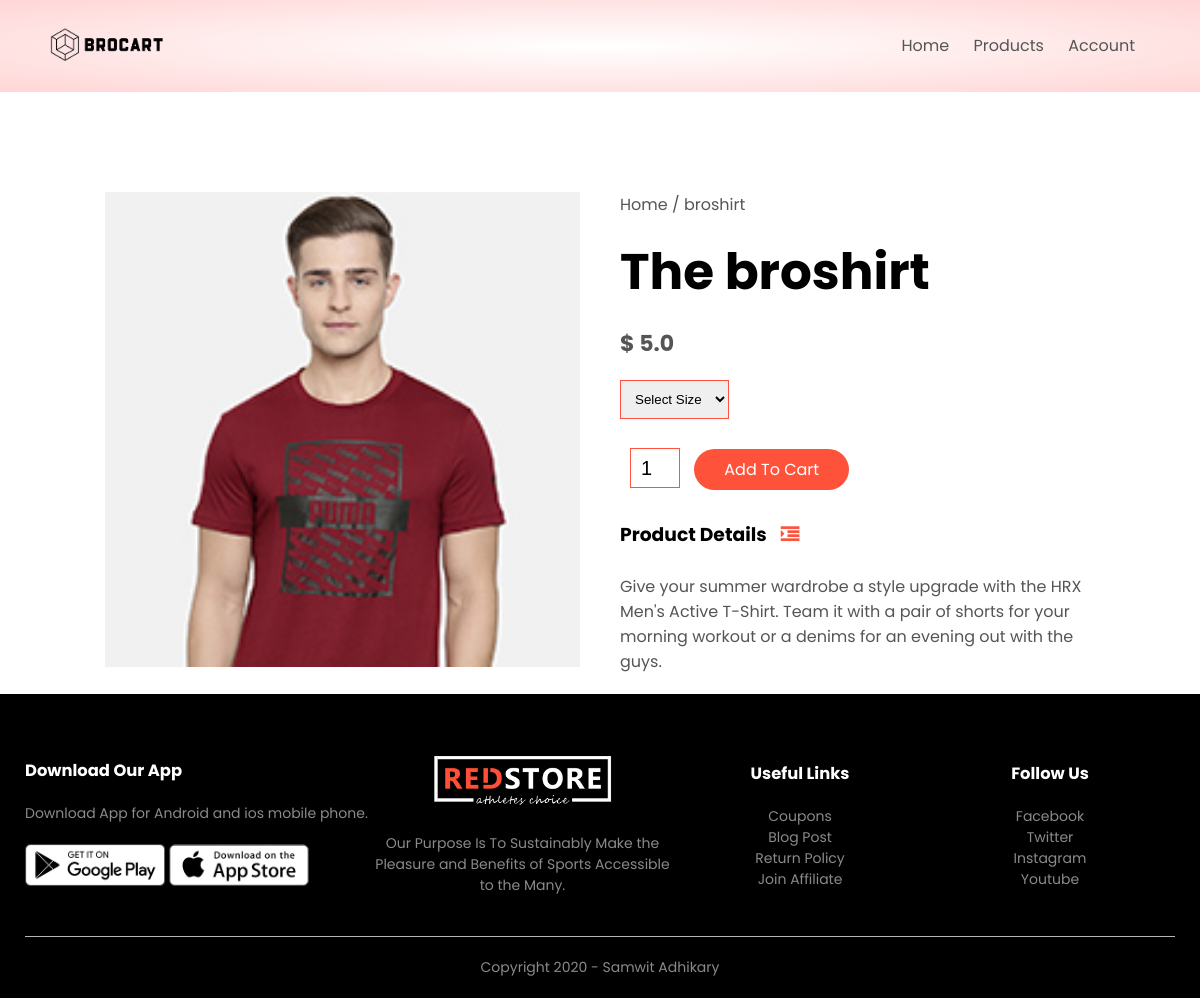
Screenshot of /products_detail/4 with the database file from the repository.
### products/models.py (models this page shows, shortened)
class Product(models.Model):
    LIVE = 1
    DELETE = 0
    DELETE_CHOICES = (
        (LIVE, 'LIVE'),
        (DELETE, 'DELETE'),
    )
    title = models.CharField(max_length=200)
    price = models.FloatField()
    description = models.TextField()
    image = models.ImageField(upload_to='products/')
    priority = models.IntegerField(default=0)
    delete_status = models.IntegerField(choices=DELETE_CHOICES, default=LIVE)
    created_at = models.DateTimeField(auto_now_add=True)
    updated_at = models.DateTimeField(auto_now=True)

### products/views.py (the view)
# urls.py: path('products_detail/<pk>', views.product_detail, name='product_detail'),
def product_detail(request, pk):
    product = Product.objects.get(pk=pk)
    context = {
        'product' : product
    }
    return render(request, 'pages/product_detail.html', context)

### templates/pages/product_detail.html
{% extends 'blank_layout.html' %}
{% block content %}
        {% include 'sections/products/products_detail_content.html' %}
{% endblock content %}

### templates/sections/products/products_detail_content.html (shortened to what this page needs)
{% load static %}
<div class="small-container single-product">
    <div class="row">
        <div class="col-2">
            <img src="{{ product.image.url }}" width="100%" id="ProductImg">
        </div>
        <div class="col-2">
            <p>Home / {{ product.title }}</p>
            <h1>The {{ product.title }}</h1>
            <h4>$ {{ product.price }}</h4>
            <select>
                <option>Select Size</option>
            </select>
            <input type="number" value="1">
            <a href="" class="btn">Add To Cart</a>
            <h3>Product Details <i class="fa fa-indent"></i></h3>
            <br>
            <p>{{ product.description }}</p>
        </div>
    </div>
</div>

### static/css/style.css (style rules this page uses)
* { margin: 0; padding: 0; box-sizing: border-box; }
body { font-family: 'Poppins', sans-serif; }
a { text-decoration: none; color: #555; }
p { color: #555; }
.row { display: flex; align-items: center; flex-wrap: wrap; justify-content: space-around; }
.col-2 { flex-basis: 50%; min-width: 300px; }
.col-2 img { max-width: 100%; padding: 50px 0; }
.col-2 h1 { font-size: 50px; line-height: 60px; margin: 25px 0; }
.btn { display: inline-block; background: #ff523b; color: white; padding: 8px 30px; margin: 30px 0; border-radius: 30px; transition: background 0.5s; }
.small-container { max-width: 1080px; margin: auto; padding-left: 25px; padding-right: 25px; }
h4 { color: #555; font-weight: normal; }
select { border: 1px solid #ff523b; padding: 5px; }
.single-product { margin-top: 80px; }
.single-product .col-2 img { padding: 0; }
.single-product .col-2 { padding: 20px; }
.single-product h4 { margin: 20px 0; font-size: 22px; font-weight: bold; }
.single-product select { display: block; padding: 10px; margin-top: 20px; }
.single-product input { width: 50px; height: 40px; padding-left: 10px; font-size: 20px; margin-left: 10px; border: 1px solid #ff523b; margin-right: 10px; }
.single-product .fa { color: #ff523b; margin-left: 10px; }

### rows the page displays
Product: image (picture), title "broshirt", price "5.0", description "Give your summer wardrobe a style upgrade with the HRX Men's Active T-Shirt. Team it with a pair of shorts for your morning workout or a denims for an evening out with the guys."
